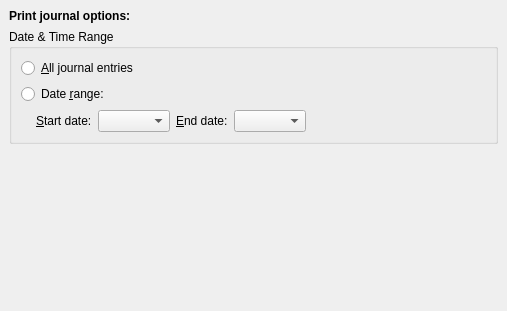
<?xml version="1.0" encoding="UTF-8"?>
<ui version="4.0">
 <author>Reinhold Kainhofer &lt;reinhold@kainhofer.com&gt;</author>
 <comment>Configuration page for the print journal mode.</comment>
 <class>CalPrintJournalConfig_Base</class>
 <widget class="QWidget" name="CalPrintJournalConfig_Base">
  <property name="geometry">
   <rect>
    <x>0</x>
    <y>0</y>
    <width>507</width>
    <height>311</height>
   </rect>
  </property>
  <layout class="QVBoxLayout">
   <property name="spacing">
    <number>6</number>
   </property>
   <property name="margin">
    <number>9</number>
   </property>
   <item>
    <widget class="QLabel" name="label">
     <property name="text">
      <string>&lt;html&gt;&lt;head&gt;&lt;meta name=&quot;qrichtext&quot; content=&quot;1&quot; /&gt;&lt;style type=&quot;text/css&quot;&gt;
p, li { white-space: pre-wrap; }
&lt;/style&gt;&lt;/head&gt;&lt;body style=&quot; font-family:'Sans Serif'; font-size:9pt; font-weight:400; font-style:normal;&quot;&gt;
&lt;p style=&quot; margin-top:0px; margin-bottom:0px; margin-left:0px; margin-right:0px; -qt-block-indent:0; text-indent:0px;&quot;&gt;&lt;span style=&quot; font-weight:600;&quot;&gt;Print journal options:&lt;/span&gt;&lt;/p&gt;&lt;/body&gt;&lt;/html&gt;</string>
     </property>
    </widget>
   </item>
   <item>
    <widget class="QGroupBox" name="mDateRangeGroup">
     <property name="title">
      <string>Date &amp;&amp; Time Range</string>
     </property>
     <layout class="QVBoxLayout">
      <item>
       <widget class="QRadioButton" name="mAllJournals">
        <property name="text">
         <string>&amp;All journal entries</string>
        </property>
        <attribute name="buttonGroup">
         <string notr="true">buttonGroup</string>
        </attribute>
       </widget>
      </item>
      <item>
       <widget class="QRadioButton" name="mRangeJournals">
        <property name="focusPolicy">
         <enum>Qt::TabFocus</enum>
        </property>
        <property name="text">
         <string>Date &amp;range:</string>
        </property>
        <attribute name="buttonGroup">
         <string notr="true">buttonGroup</string>
        </attribute>
       </widget>
      </item>
      <item>
       <layout class="QHBoxLayout" name="mDateRangeLayout">
        <property name="spacing">
         <number>6</number>
        </property>
        <property name="margin">
         <number>0</number>
        </property>
        <item>
         <spacer>
          <property name="orientation">
           <enum>Qt::Horizontal</enum>
          </property>
          <property name="sizeType">
           <enum>QSizePolicy::Fixed</enum>
          </property>
          <property name="sizeHint" stdset="0">
           <size>
            <width>15</width>
            <height>20</height>
           </size>
          </property>
         </spacer>
        </item>
        <item>
         <widget class="QLabel" name="mFromDateLabel">
          <property name="text">
           <string>&amp;Start date:</string>
          </property>
          <property name="buddy">
           <cstring>mFromDate</cstring>
          </property>
         </widget>
        </item>
        <item>
         <widget class="KDateComboBox" name="mFromDate">
          <property name="focusPolicy">
           <enum>Qt::StrongFocus</enum>
          </property>
         </widget>
        </item>
        <item>
         <widget class="QLabel" name="mToDateLabel">
          <property name="text">
           <string>&amp;End date:</string>
          </property>
          <property name="buddy">
           <cstring>mToDate</cstring>
          </property>
         </widget>
        </item>
        <item>
         <widget class="KDateComboBox" name="mToDate">
          <property name="focusPolicy">
           <enum>Qt::StrongFocus</enum>
          </property>
         </widget>
        </item>
        <item>
         <spacer>
          <property name="orientation">
           <enum>Qt::Horizontal</enum>
          </property>
          <property name="sizeType">
           <enum>QSizePolicy::Expanding</enum>
          </property>
          <property name="sizeHint" stdset="0">
           <size>
            <width>324</width>
            <height>21</height>
           </size>
          </property>
         </spacer>
        </item>
       </layout>
      </item>
     </layout>
    </widget>
   </item>
   <item>
    <spacer>
     <property name="orientation">
      <enum>Qt::Vertical</enum>
     </property>
     <property name="sizeType">
      <enum>QSizePolicy::Expanding</enum>
     </property>
     <property name="sizeHint" stdset="0">
      <size>
       <width>301</width>
       <height>211</height>
      </size>
     </property>
    </spacer>
   </item>
  </layout>
 </widget>
 <customwidgets>
  <customwidget>
   <class>KDateComboBox</class>
   <extends>KComboBox</extends>
   <header>kdatecombobox.h</header>
  </customwidget>
  <customwidget>
   <class>KComboBox</class>
   <extends>QComboBox</extends>
   <header>kcombobox.h</header>
  </customwidget>
 </customwidgets>
 <tabstops>
  <tabstop>mFromDate</tabstop>
  <tabstop>mToDate</tabstop>
 </tabstops>
 <resources/>
 <connections>
  <connection>
   <sender>mRangeJournals</sender>
   <signal>toggled(bool)</signal>
   <receiver>mFromDate</receiver>
   <slot>setEnabled(bool)</slot>
   <hints>
    <hint type="sourcelabel">
     <x>253</x>
     <y>98</y>
    </hint>
    <hint type="destinationlabel">
     <x>187</x>
     <y>127</y>
    </hint>
   </hints>
  </connection>
  <connection>
   <sender>mRangeJournals</sender>
   <signal>toggled(bool)</signal>
   <receiver>mFromDateLabel</receiver>
   <slot>setEnabled(bool)</slot>
   <hints>
    <hint type="sourcelabel">
     <x>253</x>
     <y>98</y>
    </hint>
    <hint type="destinationlabel">
     <x>78</x>
     <y>127</y>
    </hint>
   </hints>
  </connection>
  <connection>
   <sender>mRangeJournals</sender>
   <signal>toggled(bool)</signal>
   <receiver>mToDate</receiver>
   <slot>setEnabled(bool)</slot>
   <hints>
    <hint type="sourcelabel">
     <x>253</x>
     <y>98</y>
    </hint>
    <hint type="destinationlabel">
     <x>397</x>
     <y>127</y>
    </hint>
   </hints>
  </connection>
  <connection>
   <sender>mRangeJournals</sender>
   <signal>toggled(bool)</signal>
   <receiver>mToDateLabel</receiver>
   <slot>setEnabled(bool)</slot>
   <hints>
    <hint type="sourcelabel">
     <x>253</x>
     <y>98</y>
    </hint>
    <hint type="destinationlabel">
     <x>292</x>
     <y>127</y>
    </hint>
   </hints>
  </connection>
 </connections>
 <buttongroups>
  <buttongroup name="buttonGroup"/>
 </buttongroups>
</ui>
